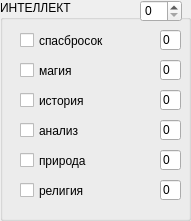
   <widget class="QGroupBox" name="power_3">
    <property name="geometry">
     <rect>
      <x>10</x>
      <y>530</y>
      <width>191</width>
      <height>221</height>
     </rect>
    </property>
    <property name="styleSheet">
     <string notr="true">gridline-color: rgb(255, 255, 255);</string>
    </property>
    <property name="title">
     <string>ИНТЕЛЛЕКТ</string>
    </property>
    <widget class="QCheckBox" name="intellect_savingroll">
     <property name="geometry">
      <rect>
       <x>20</x>
       <y>30</y>
       <width>141</width>
       <height>21</height>
      </rect>
     </property>
     <property name="text">
      <string>спасбросок</string>
     </property>
    </widget>
    <widget class="QSpinBox" name="intelligence">
     <property name="geometry">
      <rect>
       <x>140</x>
       <y>0</y>
       <width>42</width>
       <height>22</height>
      </rect>
     </property>
     <property name="minimum">
      <number>0</number>
     </property>
    </widget>
    <widget class="QCheckBox" name="magic">
     <property name="geometry">
      <rect>
       <x>20</x>
       <y>60</y>
       <width>141</width>
       <height>21</height>
      </rect>
     </property>
     <property name="text">
      <string>магия</string>
     </property>
    </widget>
    <widget class="QCheckBox" name="history">
     <property name="geometry">
      <rect>
       <x>20</x>
       <y>90</y>
       <width>141</width>
       <height>21</height>
      </rect>
     </property>
     <property name="text">
      <string>история</string>
     </property>
    </widget>
    <widget class="QLineEdit" name="intellect_savingroll_num">
     <property name="geometry">
      <rect>
       <x>160</x>
       <y>30</y>
       <width>21</width>
       <height>20</height>
      </rect>
     </property>
     <property name="text">
      <string>0</string>
     </property>
    </widget>
    <widget class="QLineEdit" name="magic_num">
     <property name="geometry">
      <rect>
       <x>160</x>
       <y>60</y>
       <width>21</width>
       <height>20</height>
      </rect>
     </property>
     <property name="text">
      <string>0</string>
     </property>
    </widget>
    <widget class="QLineEdit" name="history_num">
     <property name="geometry">
      <rect>
       <x>160</x>
       <y>90</y>
       <width>21</width>
       <height>20</height>
      </rect>
     </property>
     <property name="text">
      <string>0</string>
     </property>
    </widget>
    <widget class="QCheckBox" name="analysis">
     <property name="geometry">
      <rect>
       <x>20</x>
       <y>120</y>
       <width>141</width>
       <height>21</height>
      </rect>
     </property>
     <property name="text">
      <string>анализ</string>
     </property>
    </widget>
    <widget class="QLineEdit" name="analysis_num">
     <property name="geometry">
      <rect>
       <x>160</x>
       <y>120</y>
       <width>21</width>
       <height>20</height>
      </rect>
     </property>
     <property name="text">
      <string>0</string>
     </property>
    </widget>
    <widget class="QLineEdit" name="nature_num">
     <property name="geometry">
      <rect>
       <x>160</x>
       <y>150</y>
       <width>21</width>
       <height>20</height>
      </rect>
     </property>
     <property name="text">
      <string>0</string>
     </property>
    </widget>
    <widget class="QCheckBox" name="nature">
     <property name="geometry">
      <rect>
       <x>20</x>
       <y>150</y>
       <width>141</width>
       <height>21</height>
      </rect>
     </property>
     <property name="text">
      <string>природа</string>
     </property>
    </widget>
    <widget class="QLineEdit" name="religion_num">
     <property name="geometry">
      <rect>
       <x>160</x>
       <y>180</y>
       <width>21</width>
       <height>20</height>
      </rect>
     </property>
     <property name="text">
      <string>0</string>
     </property>
    </widget>
    <widget class="QCheckBox" name="religion">
     <property name="geometry">
      <rect>
       <x>20</x>
       <y>180</y>
       <width>141</width>
       <height>21</height>
      </rect>
     </property>
     <property name="text">
      <string>религия</string>
     </property>
    </widget>
   </widget>
